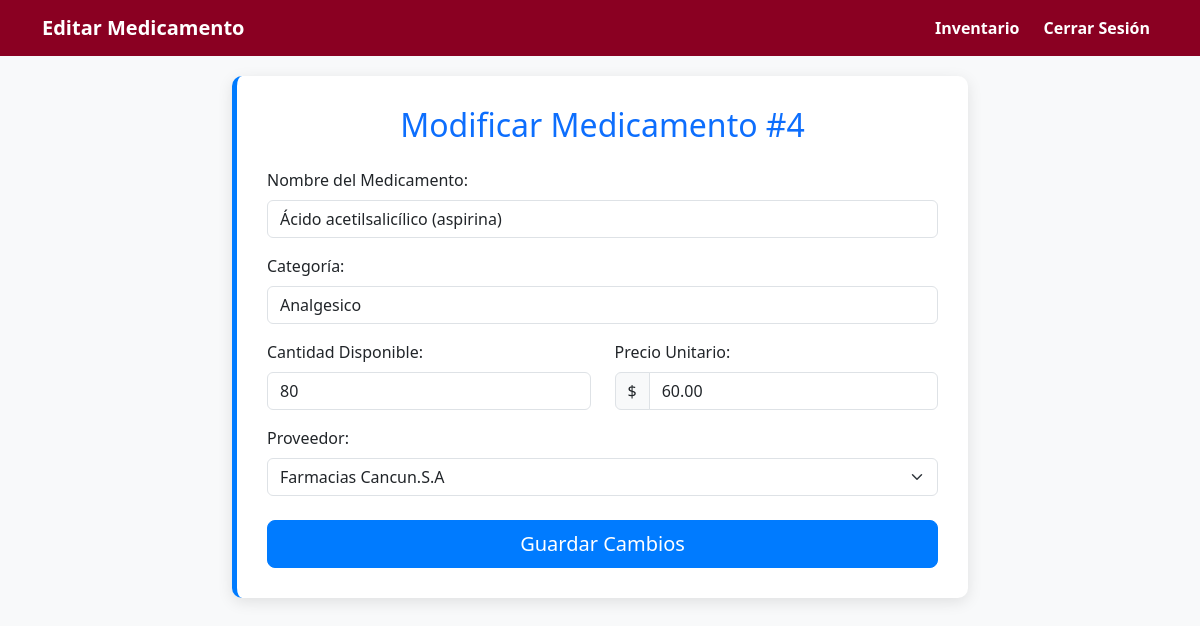
Screenshot of /editar.php?id=4 (signed in) with the database file from the repository.
### tables this page shows
CREATE TABLE `medicamentos` (
  `id` int(11) NOT NULL,
  `nombre` varchar(100) NOT NULL,
  `categoria` varchar(100) DEFAULT NULL,
  `cantidad` int(11) NOT NULL DEFAULT 0,
  `precio` decimal(10,2) NOT NULL,
  `proveedor_id` int(11) DEFAULT NULL,
  `creado_en` datetime DEFAULT current_timestamp(),
  `actualizado_en` datetime DEFAULT current_timestamp() ON UPDATE current_timestamp()
);

CREATE TABLE `proveedores` (
  `id` int(11) NOT NULL,
  `nombre` varchar(100) NOT NULL,
  `telefono` varchar(20) DEFAULT NULL,
  `direccion` varchar(200) DEFAULT NULL,
  `creado_en` datetime DEFAULT current_timestamp()
);

### editar.php (the view, shortened to what this page needs)
<?php
require_once 'db_conexion.php';
$medicamento = null;
$proveedores = [];
$medicamento_id = (int)($_GET['id'] ?? 0);
if ($medicamento_id > 0) {
    $sql_med = "SELECT id, nombre, categoria, cantidad, precio, proveedor_id
                 FROM Medicamentos WHERE id = ?";
    $stmt_med = $conexion->prepare($sql_med);
    $stmt_med->bind_param('i', $medicamento_id);
    $stmt_med->execute();
    $resultado_med = $stmt_med->get_result();
    if ($resultado_med->num_rows === 1) {
        $medicamento = $resultado_med->fetch_assoc();
    } else {
        header('Location: panel.php?estado=' . urlencode('Error: Medicamento no encontrado.'));
        exit();
    }
    $sql_prov = "SELECT id, nombre FROM Proveedores ORDER BY nombre ASC";
    $resultado_prov = $conexion->query($sql_prov);
    if ($resultado_prov && $resultado_prov->num_rows > 0) {
        while ($row = $resultado_prov->fetch_assoc()) {
            $proveedores[] = $row;
        }
    }
} else {
    header('Location: panel.php?estado=' . urlencode('Error: ID de medicamento no proporcionado.'));
    exit();
}
?>
<!DOCTYPE html>
<html lang="es">
<head>
    <link href="https://cdn.jsdelivr.net/npm/bootstrap@5.3.3/dist/css/bootstrap.min.css" rel="stylesheet">
</head>
<body>
    <nav class="navbar navbar-expand-lg navbar-dark fixed-top">
        <div class="container">
            <a class="navbar-brand" href="#">Editar Medicamento</a>
            <div class="collapse navbar-collapse justify-content-end" id="navbarNav">
                <ul class="navbar-nav">
                    <li class="nav-item">
                        <a class="nav-link" href="panel.php">Inventario</a>
                    </li>
                    <li class="nav-item">
                        <a class="nav-link btn btn-sm btn-outline-light ms-2" href="logout.php">Cerrar Sesión</a>
                    </li>
                </ul>
            </div>
        </div>
    </nav>
    <div class="container">
        <div class="row justify-content-center">
            <div class="col-lg-8 col-md-10">
                <div class="form-container">
                    <h2 class="mb-4 text-center text-primary"> Modificar Medicamento #<?= htmlspecialchars($medicamento_id) ?></h2>
                    <?php if ($medicamento): ?>
                        <form action="editar.php?id=<?= $medicamento_id ?>" method="POST">
                            <div class="mb-3">
                                <label for="nombre" class="form-label">Nombre del Medicamento:</label>
                                <input type="text" class="form-control" id="nombre" name="nombre"
                                    value="<?= htmlspecialchars($medicamento['nombre']) ?>" required>
                            </div>
                            <div class="mb-3">
                                <label for="categoria" class="form-label">Categoría:</label>
                                <input type="text" class="form-control" id="categoria" name="categoria"
                                    value="<?= htmlspecialchars($medicamento['categoria']) ?>" required>
                            </div>
                            <div class="row">
                                <div class="col-md-6 mb-3">
                                    <label for="cantidad" class="form-label">Cantidad Disponible:</label>
                                    <input type="number" class="form-control" id="cantidad" name="cantidad" min="0"
                                        value="<?= htmlspecialchars($medicamento['cantidad']) ?>" required>
                                </div>
                                <div class="col-md-6 mb-3">
                                    <label for="precio" class="form-label">Precio Unitario:</label>
                                    <div class="input-group">
                                        <span class="input-group-text">$</span>
                                        <input type="number" class="form-control" id="precio" name="precio" step="0.01" min="0.01"
                                            value="<?= htmlspecialchars($medicamento['precio']) ?>" required>
                                    </div>
                                </div>
                            </div>
                            <div class="mb-4">
                                <label for="proveedor_id" class="form-label">Proveedor:</label>
                                <select class="form-select" id="proveedor_id" name="proveedor_id" required>
                                    <?php foreach ($proveedores as $prov): ?>
                                        <option value="<?= $prov['id'] ?>"
                                            <?= ($prov['id'] == $medicamento['proveedor_id']) ? 'selected' : '' ?>>
                                            <?= htmlspecialchars($prov['nombre']) ?>
                                        </option>
                                    <?php endforeach; ?>
                                </select>
                            </div>
                            <div class="d-grid">
                                <button type="submit" class="btn btn-primary btn-lg">Guardar Cambios</button>
                            </div>
                        </form>
                    <?php else: ?>
                        <div class="alert alert-danger">No se pudo encontrar el medicamento especificado.</div>
                    <?php endif; ?>
                </div>
            </div>
        </div>
    </div>
</body>
</html>

### editar.php (style rules this page uses)
:root { --color-primary: #007bff; --color-accent: #28a745; --color-header: #8a0022; --color-bg: #f8f9fa; }
body { background-color: var(--color-bg); padding-top: 56px; }
.navbar { background-color: var(--color-header) !important; }
.navbar-brand, .nav-link { color: white !important; font-weight: bold; }
.form-container { margin-top: 20px; padding: 30px; background: white; border-radius: 10px; box-shadow: 0 4px 15px rgba(0,0,0,0.1); border-left: 5px solid var(--color-primary); }
.btn-primary { background-color: var(--color-primary); border-color: var(--color-primary); transition: background-color 0.3s; }

### rows the page displays
medicamentos: nombre "Ácido acetilsalicílico (aspirina)", categoria "Analgesico", cantidad "80", precio "60.00", proveedor_id "Farmacias Cancun.S.A"

### other values shown
$medicamento_id "4"
